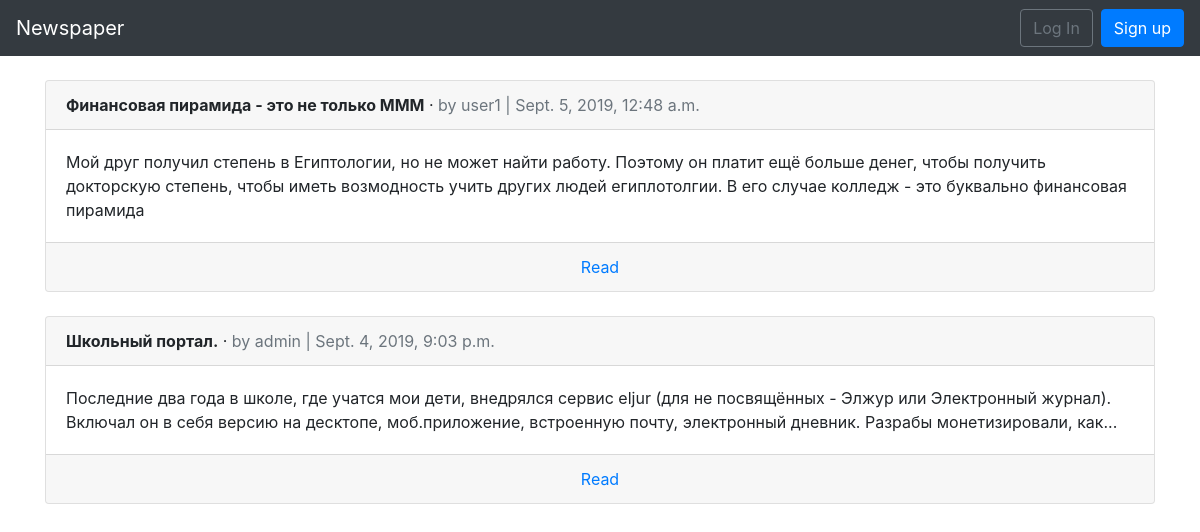
The app's page /, older data.
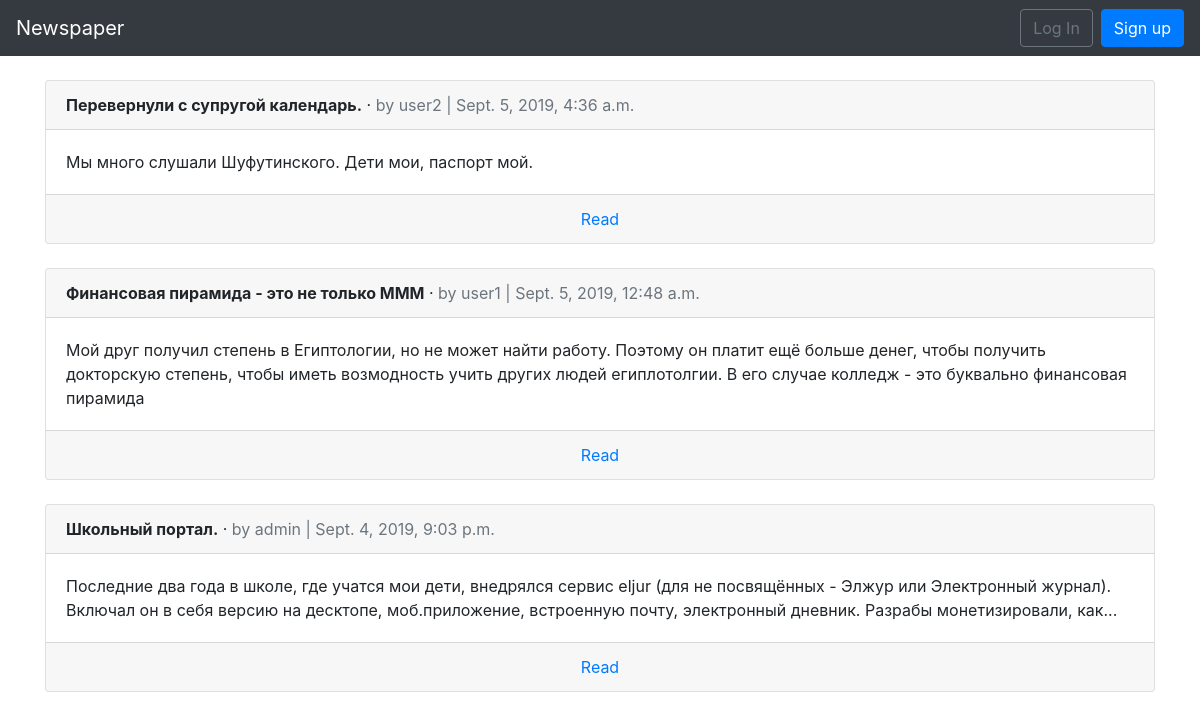
The same page, newer data.
### articles/models.py (models this page shows, shortened)
class Article(models.Model):
    title = models.CharField(max_length=255, blank=False, null=False)
    body = models.TextField(blank=False, null=False)
    part_text = models.CharField(max_length=255)
    date = models.DateTimeField(auto_now_add=True)
    author = models.ForeignKey(
        get_user_model(),
        on_delete=models.CASCADE,
    )

### users/models.py (models this page shows, shortened)
class CustomUser(AbstractUser):
    self_description = models.TextField(blank=True, null=False, default='')
    age = models.PositiveIntegerField(null=True, blank=True)
    image = models.ImageField(default='default.jpg', upload_to='user_images')

### articles/views.py (the view)
# urls.py: path('', ArticleListView.as_view(), name='article_list'),
class ArticleListView(ListView):
    model = Article
    template_name = 'article_list.html'
    ordering = ['-date']

### templates/article_list.html (shortened to what this page needs)
{% extends 'base.html' %}
{% block content %}
    {% for article in object_list %}
        <div class='card'>
            <div class='card-header'>
                <span class='font-weight-bold'>{{ article.title }}</span> &middot;
                <span class='text-muted'>by {{ article.author }} |
                    {{ article.date }}</span>
            </div>
            <div class='card-body'>
                {{ article.part_text }}
            </div>
            <div class='card-footer text-center text-muted'>
                <a href='{% url 'article_detail' article.pk %}'>Read</a>
            </div>
        </div>
        <br/>
    {% endfor %}
{% endblock content %}

Row changes from the older to the newer data that the page shows:
added Article: title "Перевернули с супругой календарь.", author "user2", date "Sept. 5, 2019, 4:36 a.m.", part_text "Мы много слушали Шуфутинского. Дети мои, паспорт мой."
